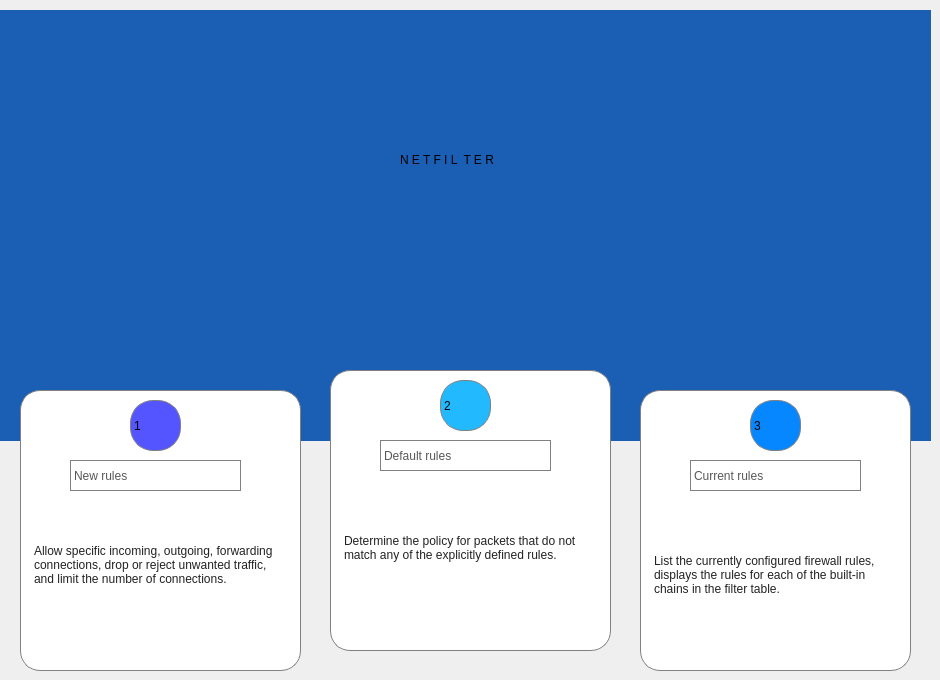
    <widget class="QWidget" name="Menu">
     <widget class="QWidget" name="head" native="true">
      <property name="geometry">
       <rect>
        <x>0</x>
        <y>10</y>
        <width>931</width>
        <height>431</height>
       </rect>
      </property>
      <property name="styleSheet">
       <string notr="true">background-image: url(1.png);
background-color: rgb(26, 95, 180);</string>
      </property>
      <widget class="QLabel" name="label_2">
       <property name="geometry">
        <rect>
         <x>400</x>
         <y>140</y>
         <width>331</width>
         <height>20</height>
        </rect>
       </property>
       <property name="text">
        <string>N E T F I L  T E R</string>
       </property>
      </widget>
     </widget>
     <widget class="QWidget" name="widget_3" native="true">
      <property name="geometry">
       <rect>
        <x>20</x>
        <y>390</y>
        <width>281</width>
        <height>281</height>
       </rect>
      </property>
      <property name="styleSheet">
       <string notr="true">background:white;
border-radius:20px;
border:1px solid grey;</string>
      </property>
      <widget class="QLabel" name="label_11">
       <property name="geometry">
        <rect>
         <x>110</x>
         <y>10</y>
         <width>51</width>
         <height>51</height>
        </rect>
       </property>
       <property name="styleSheet">
        <string notr="true">qproperty-alignment: 'AlignCenter';
border-radius:23px;
font: 20pt &quot;Segoe UI&quot;;
background-color: rgb(85, 85, 255);</string>
       </property>
       <property name="text">
        <string>1</string>
       </property>
      </widget>
      <widget class="QLabel" name="label_25">
       <property name="geometry">
        <rect>
         <x>50</x>
         <y>70</y>
         <width>171</width>
         <height>31</height>
        </rect>
       </property>
       <property name="styleSheet">
        <string notr="true">qproperty-alignment: 'AlignCenter';
border-radius:23px;
font: 20pt &quot;Segoe UI&quot;;
color:rgb(88, 88, 88)</string>
       </property>
       <property name="text">
        <string>New rules</string>
       </property>
      </widget>
      <widget class="QPlainTextEdit" name="plainTextEdit">
       <property name="geometry">
        <rect>
         <x>10</x>
         <y>150</y>
         <width>261</width>
         <height>121</height>
        </rect>
       </property>
       <property name="styleSheet">
        <string notr="true">qproperty-alignment: 'AlignCenter';
word-wrap: break-word;
color: rgb(34, 34, 34);
font: 11pt &quot;Segoe UI&quot;;
border:none;</string>
       </property>
       <property name="plainText">
        <string>Allow specific incoming, outgoing, forwarding connections, drop or reject unwanted traffic, and limit the number of connections. </string>
       </property>
      </widget>
     </widget>
     <widget class="QWidget" name="widget_4" native="true">
      <property name="geometry">
       <rect>
        <x>330</x>
        <y>370</y>
        <width>281</width>
        <height>281</height>
       </rect>
      </property>
      <property name="styleSheet">
       <string notr="true">background:white;
border-radius:20px;
border:1px solid grey;</string>
      </property>
      <widget class="QLabel" name="label_12">
       <property name="geometry">
        <rect>
         <x>110</x>
         <y>10</y>
         <width>51</width>
         <height>51</height>
        </rect>
       </property>
       <property name="styleSheet">
        <string notr="true">qproperty-alignment: 'AlignCenter';
border-radius:23px;
font: 20pt &quot;Segoe UI&quot;;
background-color: rgb(35, 185, 255);</string>
       </property>
       <property name="text">
        <string>2</string>
       </property>
      </widget>
      <widget class="QLabel" name="label_26">
       <property name="geometry">
        <rect>
         <x>50</x>
         <y>70</y>
         <width>171</width>
         <height>31</height>
        </rect>
       </property>
       <property name="styleSheet">
        <string notr="true">qproperty-alignment: 'AlignCenter';
border-radius:23px;
font: 20pt &quot;Segoe UI&quot;;
color:rgb(88, 88, 88)</string>
       </property>
       <property name="text">
        <string>Default rules</string>
       </property>
      </widget>
      <widget class="QPlainTextEdit" name="plainTextEdit_2">
       <property name="geometry">
        <rect>
         <x>10</x>
         <y>160</y>
         <width>261</width>
         <height>111</height>
        </rect>
       </property>
       <property name="styleSheet">
        <string notr="true">qproperty-alignment: 'AlignCenter';
word-wrap: break-word;
color: rgb(34, 34, 34);
font: 11pt &quot;Segoe UI&quot;;
border:none;</string>
       </property>
       <property name="plainText">
        <string>Determine the policy for packets that do not match any of the explicitly defined rules. </string>
       </property>
      </widget>
     </widget>
     <widget class="QWidget" name="widget_5" native="true">
      <property name="geometry">
       <rect>
        <x>640</x>
        <y>390</y>
        <width>271</width>
        <height>281</height>
       </rect>
      </property>
      <property name="styleSheet">
       <string notr="true">background:white;
border-radius:20px;
border:1px solid grey;</string>
      </property>
      <widget class="QLabel" name="label_15">
       <property name="geometry">
        <rect>
         <x>110</x>
         <y>10</y>
         <width>51</width>
         <height>51</height>
        </rect>
       </property>
       <property name="styleSheet">
        <string notr="true">qproperty-alignment: 'AlignCenter';
border-radius:23px;
font: 20pt &quot;Segoe UI&quot;;
background-color: rgb(7, 135, 255);</string>
       </property>
       <property name="text">
        <string>3</string>
       </property>
      </widget>
      <widget class="QLabel" name="label_27">
       <property name="geometry">
        <rect>
         <x>50</x>
         <y>70</y>
         <width>171</width>
         <height>31</height>
        </rect>
       </property>
       <property name="styleSheet">
        <string notr="true">qproperty-alignment: 'AlignCenter';
border-radius:23px;
font: 20pt &quot;Segoe UI&quot;;
color:rgb(88, 88, 88)</string>
       </property>
       <property name="text">
        <string>Current rules</string>
       </property>
      </widget>
      <widget class="QPlainTextEdit" name="plainTextEdit_3">
       <property name="geometry">
        <rect>
         <x>10</x>
         <y>160</y>
         <width>251</width>
         <height>111</height>
        </rect>
       </property>
       <property name="styleSheet">
        <string notr="true">qproperty-alignment: 'AlignCenter';
word-wrap: break-word;
color: rgb(34, 34, 34);
font: 11pt &quot;Segoe UI&quot;;
border:none;</string>
       </property>
       <property name="plainText">
        <string>List the currently configured firewall rules, displays the rules for each of the built-in chains in the filter table.</string>
       </property>
      </widget>
     </widget>
    </widget>
